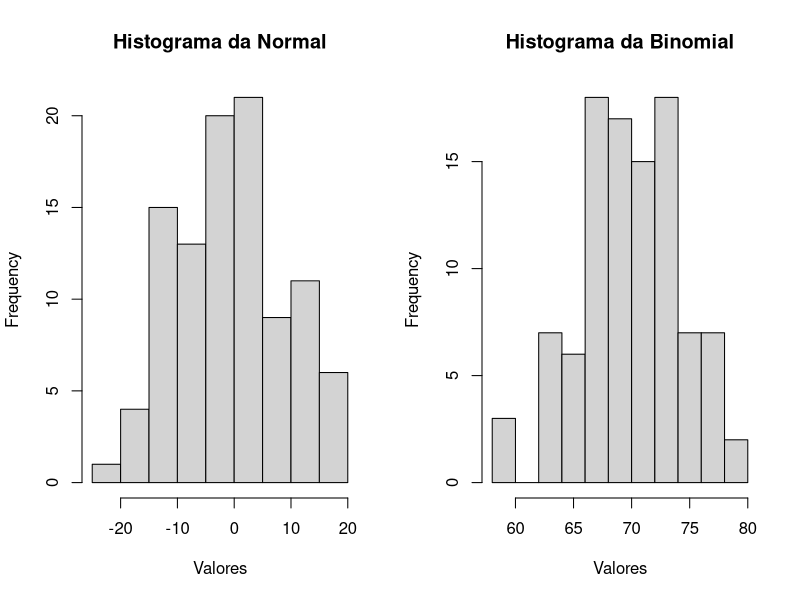
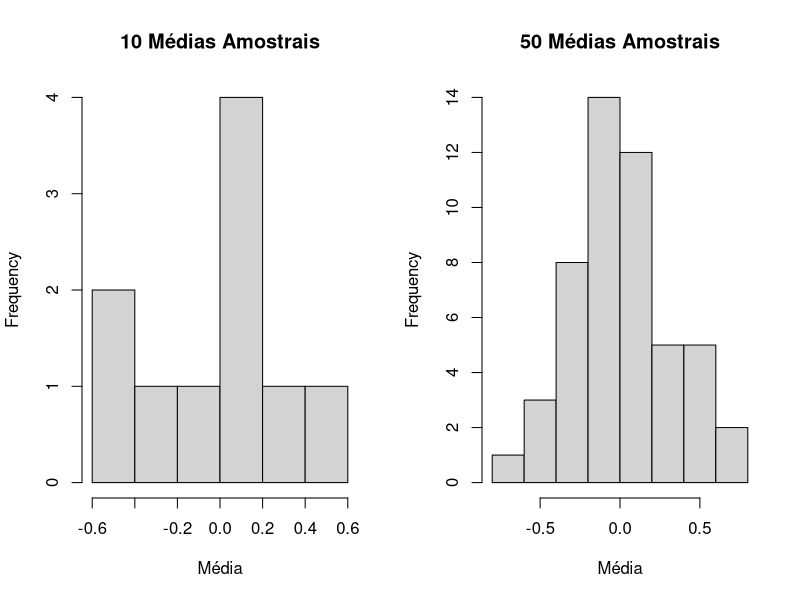
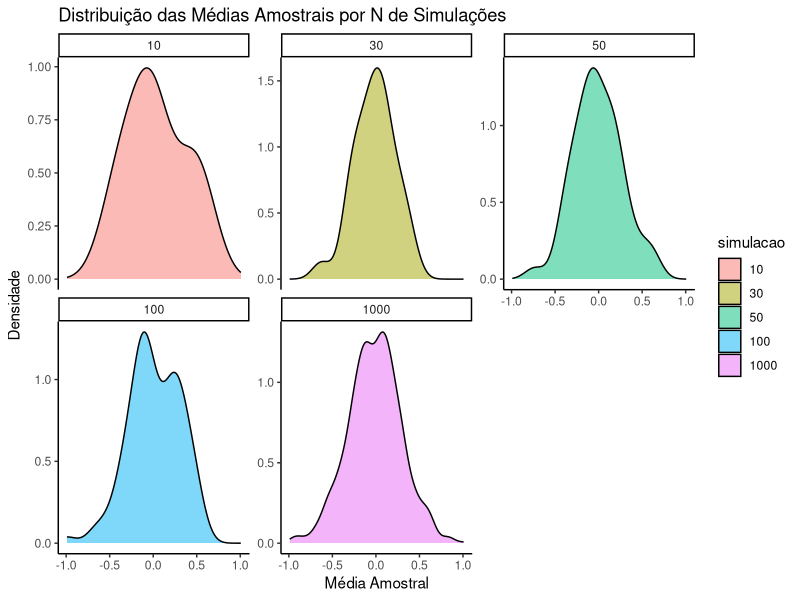
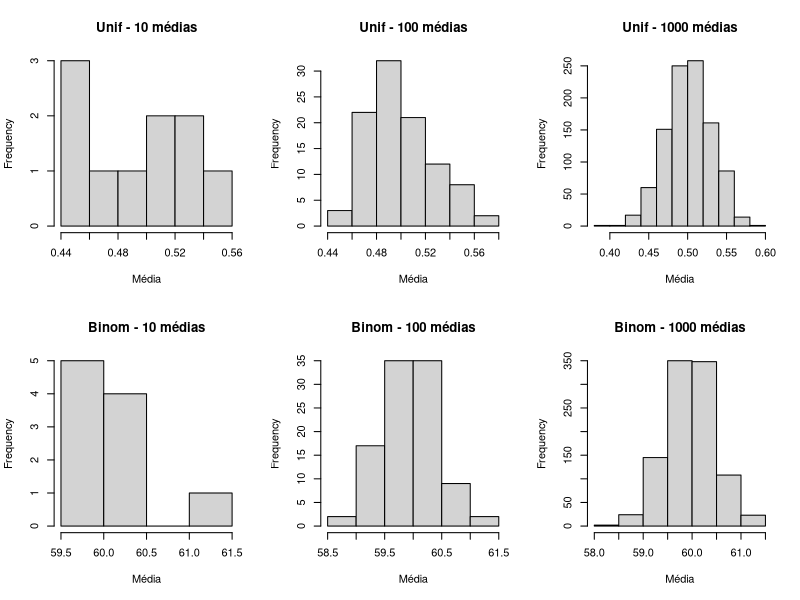

R code for these plots, in order:
## ---- chunk 1
#| include: false
library(tidyverse)
set.seed(13) 
## ---- chunk 2
vetor_normal <- rnorm(n = 100, mean = 0, sd = 10)
vetor_binomial <- rbinom(n = 100, size = 100, prob = 0.7)

# Plotar lado a lado
par(mfrow = c(1, 2))

hist(vetor_normal, main = "Histograma da Normal", xlab = "Valores")
hist(vetor_binomial, main = "Histograma da Binomial", xlab = "Valores")
## ---- chunk 3
media_normal_1 <- mean(vetor_normal)
var_normal_1 <- var(vetor_normal)

media_binomial_1 <- mean(vetor_binomial)
var_binomial_1 <- var(vetor_binomial)
## ---- chunk 4
vetor_normal_2 <- rnorm(n = 100, mean = 0, sd = 10)
vetor_binomial_2 <- rbinom(n = 100, size = 100, prob = 0.7)

media_normal_2 <- mean(vetor_normal_2)
var_normal_2 <- var(vetor_normal_2)

media_binomial_2 <- mean(vetor_binomial_2)
var_binomial_2 <- var(vetor_binomial_2)
## ---- chunk 5
medias_10 <- numeric(10)
for (i in 1:10) {
  amostra <- rnorm(n = 10, mean = 0, sd = 1)
  medias_10[i] <- mean(amostra)
}

print(medias_10)
## ---- chunk 6
medias_50 <- numeric(50) # Vetor vazio
for (i in 1:50) {
  amostra <- rnorm(n = 10, mean = 0, sd = 1)
  medias_50[i] <- mean(amostra)
}

print(medias_50)
## ---- chunk 7
par(mfrow = c(1, 2))

hist(medias_10, main = "10 Médias Amostrais", xlab = "Média")
hist(medias_50, main = "50 Médias Amostrais", xlab = "Média")
## ---- chunk 8
simulacoes <- c(10, 30, 50, 100, 1000)

lista_de_medias <- list()

for (n_sim in simulacoes) {
  vetor_temp <- numeric(n_sim)
  for (i in 1:n_sim) {
    vetor_temp[i] <- mean(rnorm(n = 10, mean = 0, sd = 1))
  }
  lista_de_medias[[as.character(n_sim)]] <- vetor_temp
}
## ---- chunk 9
# Calculando médias
medias_das_simulacoes <- sapply(lista_de_medias, mean)

# Empilhando dados para fazer o plot
df_densidade <- enframe(lista_de_medias, name = "simulacao", value = "media") %>%
  unnest(cols = c(media)) %>%
  mutate(simulacao = factor(simulacao, levels = as.character(simulacoes)))

# Plotando gráfico de densidade
ggplot(df_densidade, aes(x = media, fill = simulacao)) +
  geom_density(alpha = 0.5) +
  facet_wrap(~simulacao, scales = "free_y") +
  labs(title = "Distribuição das Médias Amostrais por N de Simulações",
       x = "Média Amostral",
       y = "Densidade") +
  theme_classic()
## ---- chunk 10
iteracoes <- c(10, 100, 1000)
lista_medias_unif <- list()
lista_medias_binom <- list()

# distribuição Uniforme
for (n_iter in iteracoes) {
  medias_temp <- numeric(n_iter)
  for (i in 1:n_iter) {
    medias_temp[i] <- mean(runif(n = 100, min = 0, max = 1))
  }
  lista_medias_unif[[as.character(n_iter)]] <- medias_temp
}

# Loop para a distribuição Binomial
for (n_iter in iteracoes) {
  medias_temp <- numeric(n_iter)
  for (i in 1:n_iter) {
    medias_temp[i] <- mean(rbinom(n = 100, size = 100, prob = 0.6))
  }
  lista_medias_binom[[as.character(n_iter)]] <- medias_temp
}
## ---- chunk 11
# Médias uniformes
sapply(lista_medias_unif, mean)
## ---- chunk 12
# Médias Binomial
sapply(lista_medias_binom, mean)
## ---- chunk 13
par(mfrow = c(2, 3))

# Histogramas para a Uniforme
for (name in names(lista_medias_unif)) {
  hist(lista_medias_unif[[name]], main = paste("Unif -", name, "médias"), xlab = "Média")
}

# Histogramas para a Binomial
for (name in names(lista_medias_binom)) {
  hist(lista_medias_binom[[name]], main = paste("Binom -", name, "médias"), xlab = "Média")
}
